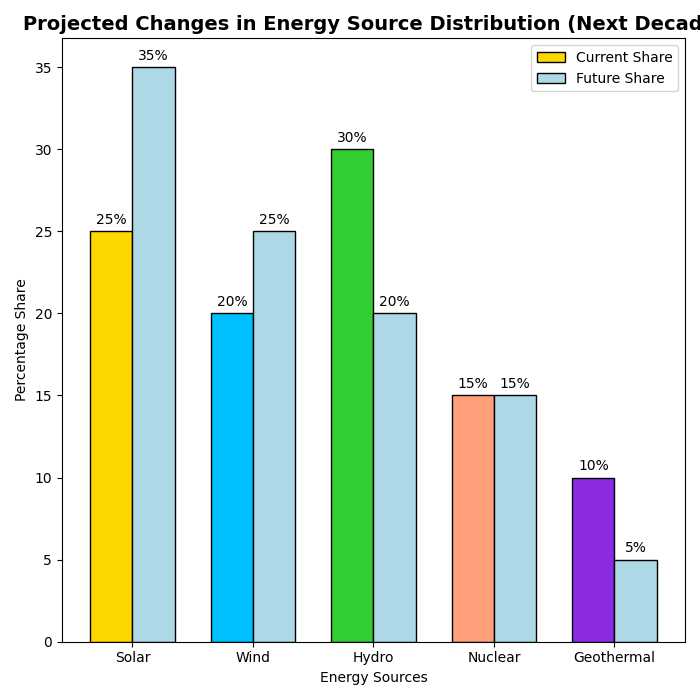

Write Python code to recreate this figure.
import matplotlib.pyplot as plt
import numpy as np

# Data for the bar chart
energy_sources = ['Solar', 'Wind', 'Hydro', 'Nuclear', 'Geothermal']
current_share = [25, 20, 30, 15, 10]
future_share = [35, 25, 20, 15, 5]
colors = ['#FFD700', '#00BFFF', '#32CD32', '#FFA07A', '#8A2BE2']

# Creating a figure for the single subplot
fig, ax = plt.subplots(figsize=(7, 7))

# Bar chart to show future plans for energy sources
bar_width = 0.35
index = np.arange(len(energy_sources))

# Bars for current share and future share
rects1 = ax.bar(index, current_share, bar_width, color=colors, label='Current Share', edgecolor='black')
rects2 = ax.bar(index + bar_width, future_share, bar_width, color='#ADD8E6', label='Future Share', edgecolor='black')

# Title and labels
ax.set_title('Projected Changes in Energy Source Distribution (Next Decade)', fontsize=14, fontweight='bold')
ax.set_xlabel('Energy Sources')
ax.set_ylabel('Percentage Share')
ax.set_xticks(index + bar_width / 2)
ax.set_xticklabels(energy_sources)
ax.legend()

# Adding values on top of the bars
def add_value_labels(ax, rects):
    for rect in rects:
        height = rect.get_height()
        ax.annotate(f'{height}%', 
                    xy=(rect.get_x() + rect.get_width() / 2, height),
                    xytext=(0, 3),  # 3 points vertical offset
                    textcoords="offset points",
                    ha='center', va='bottom')

add_value_labels(ax, rects1)
add_value_labels(ax, rects2)

plt.tight_layout()
plt.show()
